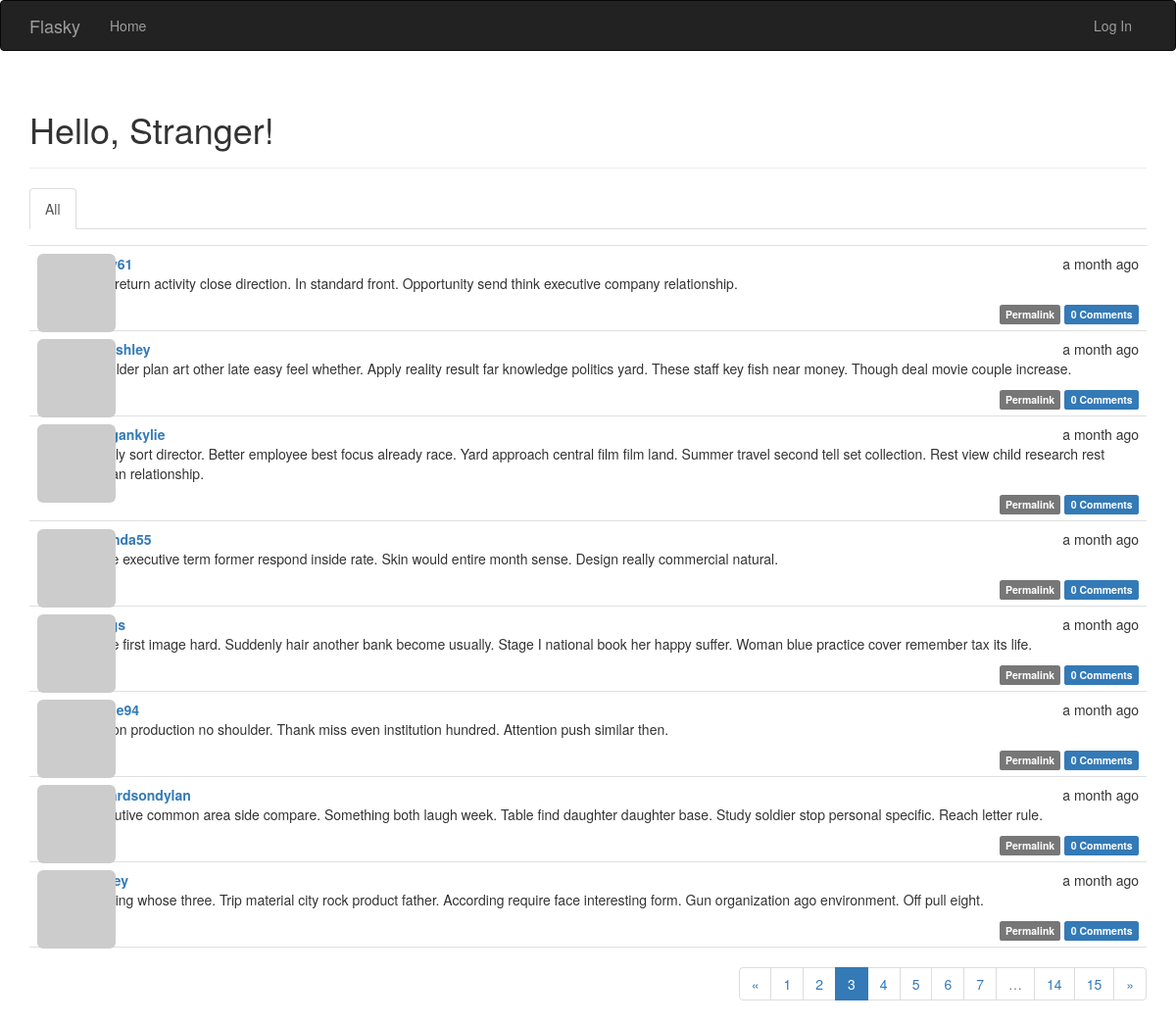
/?page=3, run on the app's committed database.
### app/models.py (models this page shows, shortened)
class Post(db.Model):
    __tablename__ = 'posts'
    id = db.Column(db.Integer, primary_key=True)
    body = db.Column(db.Text)
    body_html = db.Column(db.Text)
    timestamp = db.Column(db.DateTime, index=True, default=datetime.utcnow)
    author_id = db.Column(db.Integer, db.ForeignKey('users.id'))
    comments = db.relationship('Comment', backref='post', lazy='dynamic')

class User(UserMixin, db.Model):
    __tablename__ = 'users'
    id = db.Column(db.Integer, primary_key=True)
    email = db.Column(db.String(64), unique=True, index=True)
    username = db.Column(db.String(64), unique=True, index=True)
    password_hash = db.Column(db.String(128))
    role_id = db.Column(db.Integer, db.ForeignKey('roles.id'))
    confirmed = db.Column(db.Boolean, default=False)
    name = db.Column(db.String(64))
    location = db.Column(db.String(64))
    about_me = db.Column(db.Text())
    member_since = db.Column(db.DateTime(), default=datetime.utcnow)
    last_seen = db.Column(db.DateTime(), default=datetime.utcnow)
    avatar_hash = db.Column(db.String(32))
    posts = db.relationship('Post', backref='author', lazy='dynamic')
    comments = db.relationship('Comment', backref='author', lazy='dynamic')
    followed = db.relationship('Follow',
                               foreign_keys=[Follow.follower_id],
                               backref=db.backref('follower', lazy='joined'),
                               lazy='dynamic',
                               cascade='all, delete-orphan')
    followers = db.relationship('Follow',
                                foreign_keys=[Follow.followed_id],
                                backref=db.backref('followed', lazy='joined'),
                                lazy='dynamic',
                                cascade='all, delete-orphan')
    @property
    def password(self):
        raise AttributeError('password is not a readable attribute')
    def gravatar(self, size=100, default='identicon', rating='g'):
        if request.is_secure:
            url = 'https://secure.gravatar.com/avatar'
        else:
            url = 'http://secure.gravatar.com/avatar'
        hash = hashlib.md5(self.email.lower().encode('utf-8')).hexdigest()
        return f'{url}/{hash}?s={size}&d={default}&r={rating}'

### app/main/views.py (the view)
@main.route('/', methods=['GET', 'POST'])
def index():
    form = PostForm()
    if current_user.can(Permission.WRITE) and form.validate_on_submit():
        post = Post(body=form.body.data,
                    author=current_user._get_current_object())
        db.session.add(post)
        db.session.commit()
        return redirect(url_for('.index'))
    page = request.args.get('page', 1, type=int)
    show_followed = False
    if current_user.is_authenticated:
        show_followed = bool(request.cookies.get('show_followed', ''))
    if show_followed:
        query = current_user.followed_posts
    else:
        query = Post.query
    pagination = query.order_by(Post.timestamp.desc()).paginate(
        page, per_page=current_app.config['FLASKY_POSTS_PER_PAGE'],
        error_out=False)
    posts = pagination.items
    return render_template('index.html', form=form, posts=posts,
                           pagination=pagination, show_followed=show_followed)

### app/auth/views.py (called while the page is built)
@auth.before_app_request
def before_request():
    if current_user.is_authenticated:
        current_user.ping()
        if not current_user.confirmed \
                and request.blueprint != 'auth' \
                and request.endpoint != 'static':
            return redirect(url_for('auth.unconfirmed'))

### app/main/__init__.py (called while the page is built)
@main.app_context_processor
def inject_permissions():
    return dict(Permission=Permission)

### app/main/views.py (called while the page is built)
@main.after_app_request
def after_request(response):
    for query in get_debug_queries():
        if query.duration >= current_app.config['FLASKY_SLOW_DB_QUERY_TIME']:
            current_app.logger.warning(
                'Slow query: %s\nParameters: %s\nDuration: %fs\nContext: %s\n' %
                (query.statement, query.parameters, query.duration, query.context))
    return response

### app/models.py (called while the page is built)
    def can(self, permissions):
        return False

    def is_administrator(self):
        return False

### app/templates/index.html (shortened to what this page needs)
{% extends "base.html" %}
{% import "bootstrap/wtf.html" as wtf %}
{% import "_macros.html" as macros %}
{% block page_content %}
<div class="page-header">
    <h1>Hello,
{% if current_user.is_authenticated %}{{ current_user.username }}{% else %}Stranger{% endif %}!</h1>
</div>
<div class="post-tabs">
    <ul class="nav nav-tabs">
        <li{% if not show_followed %} class="active"{% endif %}><a href="{{ url_for('.show_all') }}">All</a></li>
    </ul>
</div>
{% include '_posts.html' %}
{% if pagination %}
<div class="pagination">
    {{ macros.pagination_widget(pagination, '.index') }}
</div>
{% endif %}
{% endblock %}

### app/templates/_posts.html (shortened to what this page needs)
<ul class="posts">
    {% for post in posts %}
    <li class="post">
        <div class="profile-thumbnail">
            <a href="{{ url_for('.user', username=post.author.username) }}">
                <img class="img-rounded profile-thumbnail" src="{{ post.author.gravatar(size=40) }}">
            </a>
        </div>
        <div class="post-date">{{ moment(post.timestamp).fromNow() }}</div>
        <div class="post-author">
            <a href="{{ url_for('.user', username=post.author.username) }}">
                {{ post.author.username }}
            </a>
        </div>
       <div class="post-content">
        <div class="post-body">
            {% if post.body_html %}
                {{ post.body_html | safe }}
            {% else %}
                {{ post.body }}
        {% endif %}
        </div>
        <div class="post-footer">
            <a href="{{ url_for('.post', id=post.id) }}">
                <span class="label label-default">Permalink</span></a>
            <a href="{{ url_for('.post', id=post.id) }}#comments">
                <span class="label label-primary">
                {{ post.comments.count() }} Comments
                </span></a>
        </div>
</div>
    </li>
    {% endfor %}
</ul>

### app/static/styles.css (style rules this page uses)
.profile-thumbnail { position: absolute; }
div.post-tabs { margin-top: 16px; }
ul.posts { list-style-type: none; padding: 0px; margin: 16px 0px 0px 0px; border-top: 1px solid #e0e0e0; }
ul.posts li.post { padding: 8px; border-bottom: 1px solid #e0e0e0; }
div.post-date { float: right; }
div.post-author { font-weight: bold; margin-left: 48px; }
div.post-content { margin-left: 48px; min-height: 48px; }
div.post-footer { text-align: right; }
div.pagination { width: 100%; text-align: right; padding: 0px; margin: 0px; }

### data on the page
Post: timestamp "a month ago", body_html "Also return activity close direction. In standard front. Opportunity send think executive company relationship.", comments.count "0"
Post: timestamp "a month ago", author.username "hallashley", body_html "Shoulder plan art other late easy feel whether. Apply reality result far knowledge politics yard. These staff key fish near money. Though deal movie couple increase.", comments.count "0"
Post: timestamp "a month ago", author.username "morgankylie", body_html "Simply sort director. Better employee best focus already race. Yard approach central film film land. Summer travel second tell set collection. Rest view child research rest human relationship.", comments.count "0"
Post: timestamp "a month ago", author.username "amanda55", body_html "Trade executive term former respond inside rate. Skin would entire month sense. Design really commercial natural.", comments.count "0"
Post: timestamp "a month ago", body_html "Force first image hard. Suddenly hair another bank become usually. Stage I national book her happy suffer. Woman blue practice cover remember tax its life.", comments.count "0"
Post: timestamp "a month ago", body_html "Station production no shoulder. Thank miss even institution hundred. Attention push similar then.", comments.count "0"
Post: timestamp "a month ago", author.username "richardsondylan", body_html "Executive common area side compare. Something both laugh week. Table find daughter daughter base. Study soldier stop personal specific. Reach letter rule.", comments.count "0"
Post: timestamp "a month ago", body_html "Evening whose three. Trip material city rock product father. According require face interesting form. Gun organization ago environment. Off pull eight.", comments.count "0"

### other printed values
{{ p }} "1" "2" "4" "5" "6" "7" "14" "15"
{{ p }} "3"
